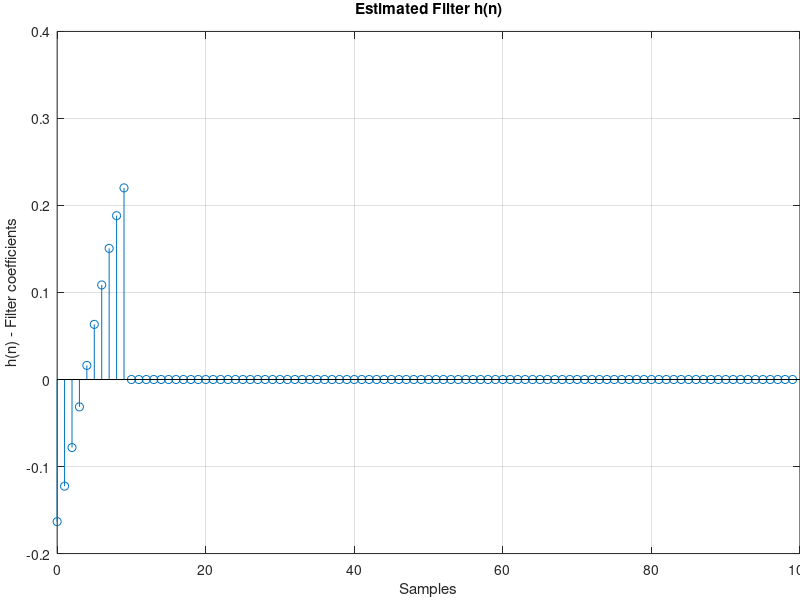

This chart was generated by the following MATLAB code:
close all;
clc;


h_100 = [-.0111517;
        -.00996642;
        -.0084786;
        -.00673193;
        -.0047771;
        -.00267155;
        -.000477337;
        .00174003;
        .00391507;
        .00598194;
        .00787966;
        .00954987;
        .0109433;
        .0120159;
        .0127353;
        .013079;
        .0130343;
        .0126019;
        .0117923;
        .0106289;
        .00914475;
        .00738257;
        .00539442;
        .00323757;
        .000976705;
        -.0013217;
        -.00358929;
        -.00575809;
        -.00776304;
        -.0095443;
        -.0110475;
        -.0122271;
        -.0130466;
        -.0134804;
        -.0135138;
        -.0131445;
        -.012382;
        -.0112466;
        -.00977226;
        -.00800065;
        -.00598357;
        -.00378073;
        -.0014562;
        .000920183;
        .00327869;
        .00554859;
        .0076611;
        .00955356;
        .0111684;
        .0124564;
        .0133782;
        .0139049;
        .0140182;
        .013715;
        .0130015;
        .0118985;
        .0104367;
        .00865794;
        .00661457;
        .00436666;
        .00197977;
        -.000475083;
        -.00292498;
        -.00529719;
        -.00752018;
        -.00952763;
        -.0112589;
        -.012661;
        -.013692;
        -.0143187;
        -.0145208;
        -.0142918;
        -.0136362;
        -.0125722;
        -.0111298;
        -.00935004;
        -.00728667;
        -.0049981;
        -.00255278;
        -2.2992e-5;
        .00251678;
        .00498973;
        .00732331;
        .00944618;
        .0112948;
        .0128125;
        .0139537;
        .0146824;
        .0149759;
        .0148229;
        .0142275;
        .0132051;
        .0117849;
        .0100082;
        .00792576;
        .00559911;
        .00309608;
        .000491139;
        -.00213821;
        -.00471445];

h_10 = [.0139304;
        .0129144;
        .0115092;
        .00975561;
        .00770395;
        .00541459;
        .00295435;
        .000396458;
        -.00218303;
        -.00470805];

%----------------------------- 10 to 100--------------------
h_10_2 = [.220236;
        .18828;
        .150707;
        .108666;
        .0633817;
        .0162143;
        -.0314363;
        -.078153;
        -.122538;
        -.163278];

h_100_2 = [0;
        0;
        0;
        0;
        0;
        0;
        0;
        0;
        0;
        0;
        0;
        0;
        0;
        0;
        0;
        0;
        0;
        0;
        0;
        0;
        0;
        0;
        0;
        0;
        0;
        0;
        0;
        0;
        0;
        0;
        0;
        0;
        0;
        0;
        0;
        0;
        0;
        0;
        0;
        0;
        0;
        0;
        0;
        0;
        0;
        0;
        0;
        0;
        0;
        0;
        0;
        0;
        0;
        0;
        0;
        0;
        0;
        0;
        0;
        0;
        0;
        0;
        0;
        0;
        0;
        0;
        0;
        0;
        0;
        0;
        0;
        0;
        0;
        0;
        0;
        0;
        0;
        0;
        0;
        0;
        0;
        0;
        0;
        0;
        0;
        0;
        0;
        0;
        0;
        0;
        .220236;
        .18828;
        .150707;
        .108666;
        .0633817;
        .0162143;
        -.0314363;
        -.078153;
        -.122538;
        -.163278];


%% Question 4

f_s = 16000;    % Hz
h = flipud(h_100_2);
[H,w] = freqz(h,1,512,f_s); %'whole',


figure('Color','white')
stem(0:numel(h)-1, h); grid on;
xlabel 'Samples', ylabel 'h(n) - Filter coefficients', title 'Estimated Filter h(n)'
set(gca,'LooseInset',get(gca,'TightInset'))

% figure('Color','white');
% subplot(2,1,1);
% plot(w/f_s,20*log10(abs(H))); grid on;
% xlabel 'Normalized Frequency (\times \pi [rad/sample])', ylabel 'Magnitude (dB)', title 'Estimated Filter H(w)'
% subplot(2,1,2)
% plot(w/f_s, 180/pi*wrapToPi(angle(H))); grid on;
% xlabel 'Normalized Frequency (\times \pi [rad/sample])', ylabel 'Phase (degrees)'
% set(gca,'LooseInset',get(gca,'TightInset'))